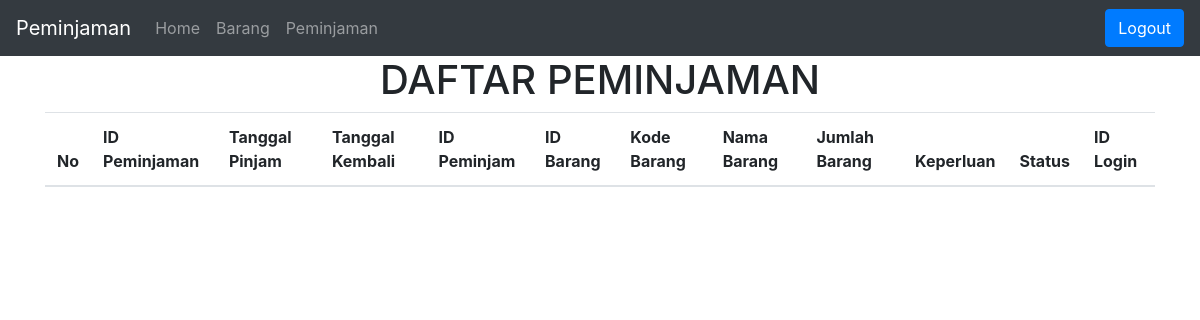
The page /peminjamanuser.php (signed in) on the database as committed earlier.
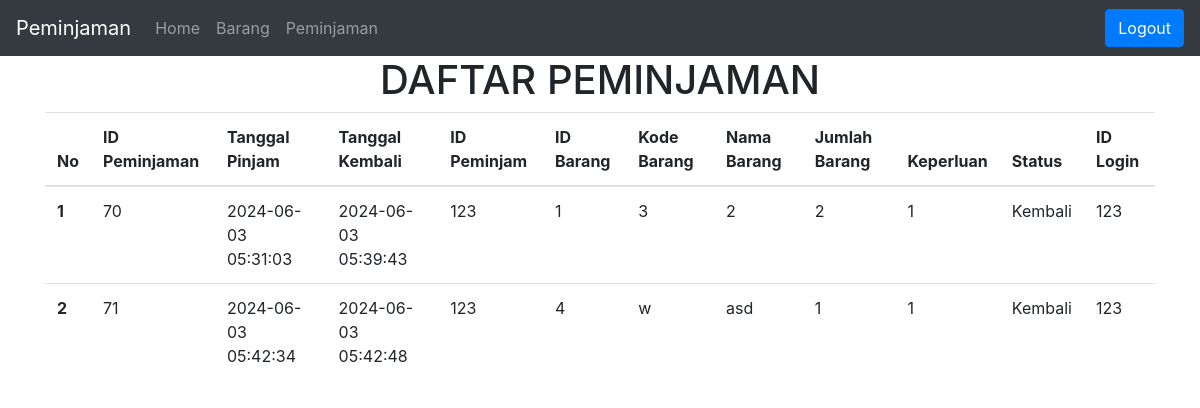
The same page on the database as committed later.
### tables this page shows
CREATE TABLE `peminjaman` (
  `id_peminjaman` int(11) NOT NULL,
  `id_peminjam` int(11) NOT NULL,
  `id_barang` int(11) NOT NULL,
  `kode_brg` varchar(10) NOT NULL,
  `tgl_pinjam` datetime NOT NULL,
  `tgl_kembali` datetime NOT NULL,
  `jml_brg` int(11) NOT NULL,
  `keperluan` varchar(50) NOT NULL,
  `status` varchar(10) NOT NULL,
  `id_login` int(11) NOT NULL
);

CREATE TABLE `barang` (
  `id_barang` int(11) NOT NULL,
  `kode_barang` varchar(11) NOT NULL,
  `nama_barang` varchar(70) NOT NULL,
  `merk` varchar(25) NOT NULL,
  `jenis` varchar(25) NOT NULL,
  `jumlah` int(10) NOT NULL
);

### database.php (called while the page is built, shortened)
<?php
$host = "localhost";
$user = "root";
$pass = "";
$dbname = "sas";
$koneksi = mysqli_connect($host, $user, $pass, $dbname) or die("Gagal terhubung dengan database " . mysqli_error($koneksi));
function tampildata($tablename)
{
    global $koneksi;
    $hasil = mysqli_query($koneksi, "SELECT peminjaman.id_peminjaman, peminjaman.tgl_pinjam, peminjaman.tgl_kembali, peminjaman.id_peminjam, barang.id_barang, barang.kode_barang, barang.nama_barang, peminjaman.jml_brg, peminjaman.keperluan, peminjaman.status, peminjaman.id_login FROM peminjaman INNER JOIN barang on peminjaman.id_barang = barang.id_barang ORDER BY id_peminjaman ASC");
    $rows = [];
    while ($row = mysqli_fetch_assoc($hasil)) {
        $rows[] = $row;
    }
    return $rows;
}
?>

### peminjamanuser.php (the view, shortened to what this page needs)
<?php
require_once('database.php');
$data = tampildata('peminjaman');
$nomor = 0;
?>
<!doctype html>
<html lang="en">
<head>
  <link rel="stylesheet" href="https://cdn.jsdelivr.net/npm/bootstrap@4.6.2/dist/css/bootstrap.min.css"
>
</head>
<body>
  <?php
  if ($_SESSION['status'] <> "login") {
    header("location:login.php?msg=belum_login");
  } else {
    require('navbaruser.php');
  }
  ?>
  <div class="container">
    <center>
      <h1>DAFTAR PEMINJAMAN</h1>
    </center>
    <table class="table">
      <thead>
        <tr>
          <th scope="col">No</th>
          <th scope="col">ID Peminjaman</th>
          <th scope="col">Tanggal Pinjam</th>
          <th scope="col">Tanggal Kembali</th>
          <th scope="col">ID Peminjam</th>
          <th scope="col">ID Barang</th>
          <th scope="col">Kode Barang</th>
          <th scope="col">Nama Barang</th>
          <th scope="col">Jumlah Barang</th>
          <th scope="col">Keperluan</th>
          <th scope="col">Status</th>
          <th scope="col">ID Login</th>
        </tr>
      </thead>
      <tbody>
        <?php foreach ($data as $item): ?>
          <?php $nomor++; ?>
          <tr>
            <th scope="row">
              <?php echo $nomor; ?>
            </th>
            <td>
              <?php echo $item['id_peminjaman']; ?>
            </td>
            <td>
              <?php echo $item['tgl_pinjam']; ?>
            </td>
            <td>
              <?php echo $item['tgl_kembali']; ?>
            </td>
            <td>
              <?php echo $item['id_peminjam']; ?>
            </td>
            <td>
              <?php echo $item['id_barang']; ?>
            </td>
            <td>
              <?php echo $item['kode_barang']; ?>
            </td>
            <td>
              <?php echo $item['nama_barang']; ?>
            </td>
            <td>
              <?php echo $item['jml_brg']; ?>
            </td>
            <td>
              <?php echo $item['keperluan']; ?>
            </td>
            <td>
              <?php echo $item['status']; ?>
            </td>
            <td>
              <?php echo $item['id_login']; ?>
            </td>
          </tr>
        <?php endforeach ?>
      </tbody>
    </table>
  </div>
</body>
</html>

Rows that differ between the two databases and show on the page:
added peminjaman: id_peminjaman "70", tgl_pinjam "2024-06-03 05:31:03", tgl_kembali "2024-06-03 05:39:43", id_peminjam "123", id_barang.id_barang "1", id_barang.kode_barang "3", id_barang.nama_barang "2", jml_brg "2", keperluan "1", status "Kembali", id_login "123"
added peminjaman: id_peminjaman "71", tgl_pinjam "2024-06-03 05:42:34", tgl_kembali "2024-06-03 05:42:48", id_peminjam "123", id_barang.id_barang "4", id_barang.kode_barang "w", id_barang.nama_barang "asd", jml_brg "1", keperluan "1", status "Kembali", id_login "123"
